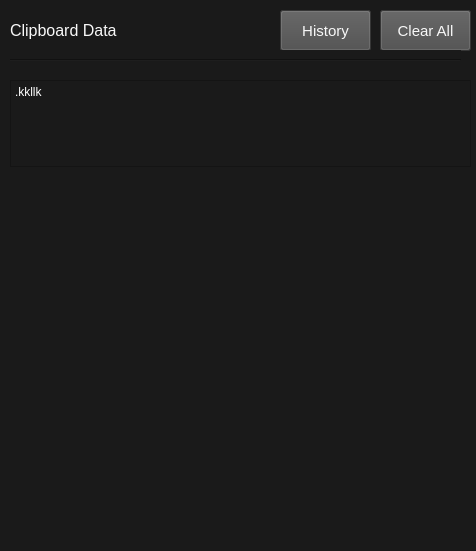
<?xml version="1.0" encoding="UTF-8"?>
<ui version="4.0">
 <class>MainWindow</class>
 <widget class="QMainWindow" name="MainWindow">
  <property name="geometry">
   <rect>
    <x>0</x>
    <y>0</y>
    <width>476</width>
    <height>551</height>
   </rect>
  </property>
  <property name="windowTitle">
   <string>MainWindow</string>
  </property>
  <property name="styleSheet">
   <string notr="true">background-color: rgb(26, 26, 26);</string>
  </property>
  <widget class="QWidget" name="centralwidget">
   <widget class="QLabel" name="header_name">
    <property name="geometry">
     <rect>
      <x>10</x>
      <y>10</y>
      <width>141</width>
      <height>41</height>
     </rect>
    </property>
    <property name="font">
     <font>
      <pointsize>12</pointsize>
     </font>
    </property>
    <property name="styleSheet">
     <string notr="true">color: rgb(248, 248, 248);</string>
    </property>
    <property name="text">
     <string>Clipboard Data</string>
    </property>
   </widget>
   <widget class="QPushButton" name="clearall_button">
    <property name="geometry">
     <rect>
      <x>380</x>
      <y>10</y>
      <width>91</width>
      <height>41</height>
     </rect>
    </property>
    <property name="font">
     <font>
      <pointsize>11</pointsize>
     </font>
    </property>
    <property name="cursor">
     <cursorShape>PointingHandCursor</cursorShape>
    </property>
    <property name="styleSheet">
     <string notr="true">color: rgb(248, 248, 248);
background-color: rgb(75, 75, 75);
border-color: rgb(231, 231, 231);</string>
    </property>
    <property name="text">
     <string>Clear All</string>
    </property>
   </widget>
   <widget class="QPushButton" name="history_button">
    <property name="geometry">
     <rect>
      <x>280</x>
      <y>10</y>
      <width>91</width>
      <height>41</height>
     </rect>
    </property>
    <property name="font">
     <font>
      <pointsize>11</pointsize>
     </font>
    </property>
    <property name="cursor">
     <cursorShape>PointingHandCursor</cursorShape>
    </property>
    <property name="styleSheet">
     <string notr="true">color: rgb(248, 248, 248);
background-color: rgb(75, 75, 75);
border-color: rgb(231, 231, 231);</string>
    </property>
    <property name="text">
     <string>History</string>
    </property>
   </widget>
   <widget class="QPlainTextEdit" name="dynamic_text_field">
    <property name="geometry">
     <rect>
      <x>10</x>
      <y>80</y>
      <width>461</width>
      <height>87</height>
     </rect>
    </property>
    <property name="cursor" stdset="0">
     <cursorShape>PointingHandCursor</cursorShape>
    </property>
    <property name="styleSheet">
     <string notr="true">font: 11pt &quot;MS Shell Dlg 2&quot;;
color: rgb(255, 255, 255);
</string>
    </property>
    <property name="plainText">
     <string>.kkllk</string>
    </property>
   </widget>
   <widget class="Line" name="line_seperator">
    <property name="geometry">
     <rect>
      <x>10</x>
      <y>50</y>
      <width>451</width>
      <height>20</height>
     </rect>
    </property>
    <property name="orientation">
     <enum>Qt::Horizontal</enum>
    </property>
   </widget>
  </widget>
 </widget>
 <resources/>
 <connections/>
</ui>
